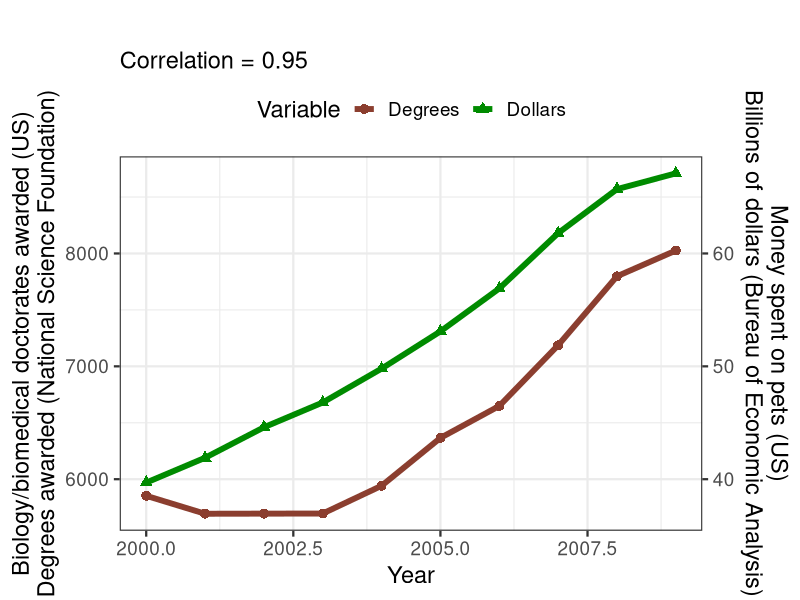

Source code (R):
library(tibble)
library(ggplot2)
library(dplyr)
library(tidyr)

dat <- tibble::tribble(
  ~Year, ~Degrees, ~Dollars,
   2000,                                                                                      5853,                                                                        39.7,
   2001,                                                                                      5694,                                                                        41.9,
   2002,                                                                                      5695,                                                                        44.6,
   2003,                                                                                      5696,                                                                        46.8,
   2004,                                                                                      5942,                                                                        49.8,
   2005,                                                                                      6366,                                                                        53.1,
   2006,                                                                                      6649,                                                                        56.9,
   2007,                                                                                      7187,                                                                        61.8,
   2008,                                                                                      7798,                                                                        65.7,
   2009,                                                                                      8026,                                                                        67.1
  ) %>%
  mutate(Dollars= Dollars*100+2000) 

dat_long <- dat %>%
  gather(Variable, Value, -Year)
  

cor(dat[,-1])

ggplot(dat_long, 
       aes(x = Year, y = Value, color = Variable, shape = Variable)) +
  geom_point(size = 3) +
  geom_line(size = 2) +
  scale_y_continuous(name = "Biology/biomedical doctorates awarded (US)\nDegrees awarded (National Science Foundation)",
                     sec.axis = sec_axis(~., name = "Money spent on pets (US)\nBillions of dollars (Bureau of Economic Analysis)",
                                         label = function(x) round((x-2000)/100))) +
  theme_bw(base_size = 17) +
  scale_color_manual(values = c("#8B3E2F", "green4")) +
  ggtitle("", subtitle = "Correlation = 0.95")+
  theme(legend.position = "top")
